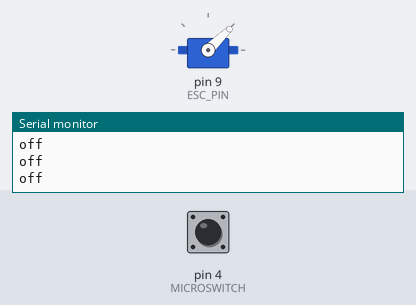
Simulated run of this sketch. Board: Arduino Uno, built with avr-gcc and run on an emulated ATmega328P. Shown: servo, the last lines printed to the serial monitor. The test bench sets the inputs (shaded band); at power-on: pin 4 (MICROSWITCH) HIGH.

Above: at 1.2 s.
1.3 s: pin 4 (MICROSWITCH) pulled LOW for 0.15 s
At 1.37 s:
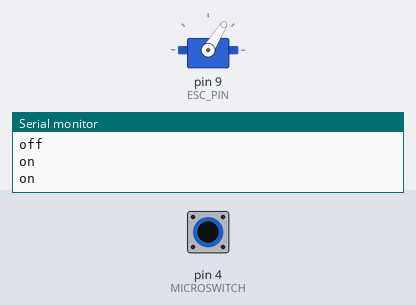
Timing chart, 0 to 4.3 s (numbered marks = the images above; inputs shaded):
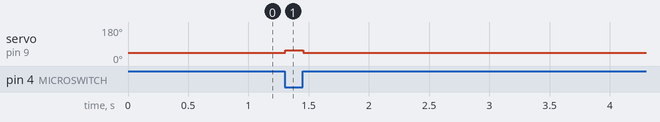

The sketch:

ESC_controled_with_microswitch.ino
```cpp
#include <Servo.h>

#define MICROSWITCH 4
int  ESC_PIN = 9;

Servo ESC;

void setup() {
  pinMode(MICROSWITCH, INPUT_PULLUP);
  Serial.begin(115200);
  ESC.attach(ESC_PIN);
}

void loop() {
  if((digitalRead(MICROSWITCH)) == LOW)
  {
    ESC.writeMicroseconds(1140);
    Serial.println("on");

  }
  else
  {
    ESC.writeMicroseconds(1000);
    Serial.println("off");
  }
  delay(50);
  // Serial.println(digitalRead(MICROSWITCH));
}
```

Measured:
- after the input at 1.3 s, servo on pin 9 (ESC_PIN): 44° → 58° at once, → 44° 0.15 s later
